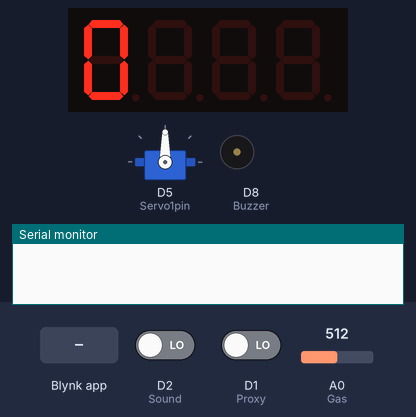
The sketch below on a simulated ESP8266 (NodeMCU). On the bench: servo, 4-digit seven-segment display, buzzer (waves = sounding, pin HIGH), the last lines printed to the serial monitor. The test bench sets the inputs (shaded band); at power-on: A0 (Gas) = 512, D2 (Sound) LOW, D1 (Proxy) LOW. WiFi joins after 1.5 s; servers stay silent unless stated.

Above: at 4.0 s.
4.1 s: A0 (Gas) set to 530
At 5.3 s:
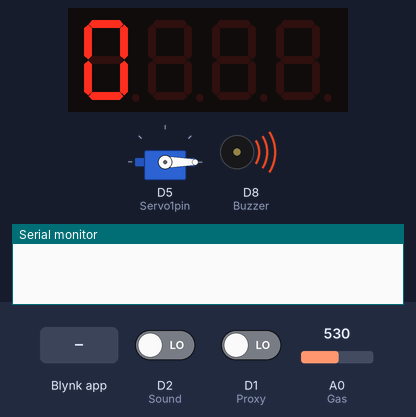
5.6 s: Blynk app writes 200 to V4
At 6.5 s:
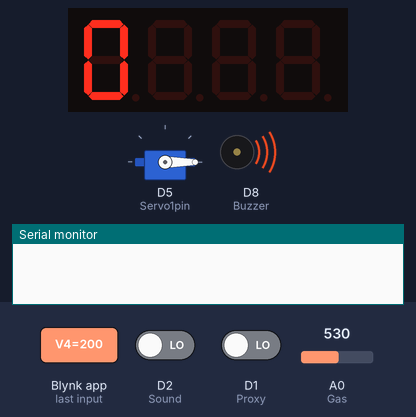
7.1 s: D2 (Sound) driven HIGH
At 7.7 s:
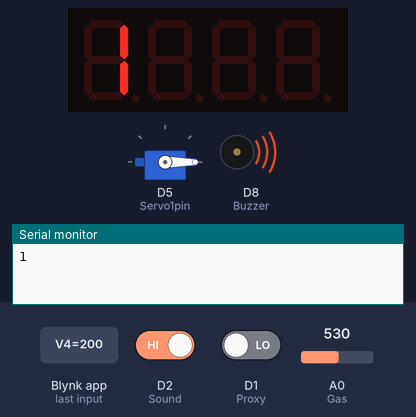
Timing chart, 0 to 10.1 s (numbered marks = the images above; inputs shaded):
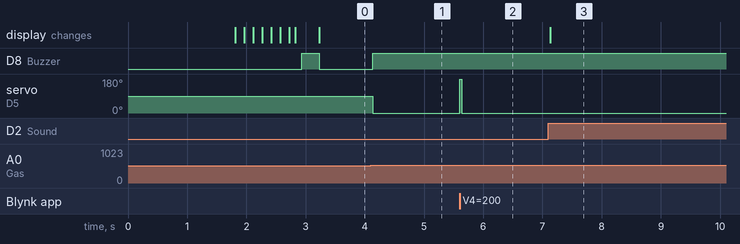

Measured:
- the behaviour switches between 517 and 518 on A0 (Gas) (found by bisection; images 0 and 1)
- after the input at 4.1 s, D8 (Buzzer): LOW → HIGH at once; servo on D5 (Servo1pin): 90° → 0° at once
- after the input at 5.6 s, servo on D5 (Servo1pin): 0° → 180° at once, → 0° 0.03 s later
- after the input at 7.1 s, the display: changes at once (image 3)

The sketch:

Smartoven_V1.5.ino
```cpp
#define BLYNK_PRINT Serial
#include <ESP8266WiFi.h>
#include <BlynkSimpleEsp8266.h>
#include <Servo.h>
#include <SevenSegmentTM1637.h>
#include <SevenSegmentExtended.h>
#define BLYNK_AUTH_TOKEN "iLdJIBykaYxpURx-952hz8KWuicCIkgH"


int whcount = 0;
char auth[] = BLYNK_AUTH_TOKEN;// Enter your Auth token
char ssid[] = "Androidx";//Enter your WIFI SSIS
char pass[] = "1234qwert";//Enter your WIFI password
int Dflag=0;
BlynkTimer timer;
Servo servo1;

#define CLK D3 // display clk
#define DIO D4 // Display out pin
#define Buzzer D8
#define Proxy D1
#define Sound D2
#define Servo1pin D5
#define Gas A0
SevenSegmentExtended display(CLK, DIO);
BLYNK_WRITE(V4) {
servo1.write(param.asInt());
}
/*
BLYNK_WRITE(V5) {
digitalWrite(D7,param.asInt());
}
*/
void setup() {
  Serial.begin(9600);
  pinMode(Buzzer, OUTPUT);
  pinMode(Gas, INPUT);
  pinMode(Proxy,INPUT);
  pinMode(Sound,INPUT);
  servo1.attach(Servo1pin);//servo  pin defined in Servo1pin
  Blynk.begin(auth, ssid, pass, "blynk.cloud", 80);

  display.begin(); // initializes the display
  display.setBacklight(100); // set the brightness to 100 %
  timer.setInterval(100L, Sensorsend);
  timer.setInterval(100L, Detect);
  timer.setInterval(100L, Alarm);
  timer.setInterval(100L, Count);
  timer.setInterval(100L, disp);
  timer.setInterval(100L, Count);
}
//BLYNK_WRITE(V0) {
  //pinValue = param.asInt();


//}

void Sensorsend(){
  int gas = analogRead(Gas);
      gas = map(gas, 0, 1024, 0, 100);
        Blynk.virtualWrite(V1, gas);
  int prox = digitalRead(Proxy);
        Blynk.virtualWrite(V2, prox);
  int sound = digitalRead(Sound);
        Blynk.virtualWrite(V3, sound);
}


void Detect (){

  int  prox = digitalRead(Proxy);
  if (prox==1 && Dflag==1){
//when utensil is removed
digitalWrite(Buzzer, HIGH);
delay(700);
digitalWrite(Buzzer, LOW);
      Dflag=0;
  }
  else if (prox==0 && Dflag== 0){
  //when utensil is placed
digitalWrite(Buzzer, HIGH);
delay(300);
digitalWrite(Buzzer, LOW);
      Dflag=1;

  }
  else {
    digitalWrite(Buzzer, LOW);

  }
}

void Count(){
int sound = digitalRead(Sound);
if (sound== 1){
  whcount++;
  Serial.println('\n');
  Serial.print(whcount);
  disp();
  delay(5000);

}
else return ;


}

void disp(){

 // display.printDualCounter(0,whcount);
 display.print(whcount);

}

void Alarm(){
  int gas = analogRead(Gas);
      gas = map(gas, 0, 1024, 0, 100);
    if (gas <= 50) {
     digitalWrite(Buzzer, LOW);
    }
    else if (gas > 50) {
     // Blynk.logEvent("Gas","Warning! Gas leak detected");
    digitalWrite(Buzzer, HIGH);
    servo1.write(0);
    }
   else {
    digitalWrite(Buzzer, LOW);

  }
}

void loop() {
  Blynk.run();
  timer.run();
}
  
```
